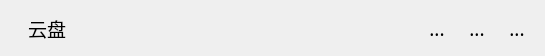
<?xml version="1.0" encoding="UTF-8"?>
<ui version="4.0">
 <class>TitleWg</class>
 <widget class="QWidget" name="TitleWg">
  <property name="geometry">
   <rect>
    <x>0</x>
    <y>0</y>
    <width>545</width>
    <height>51</height>
   </rect>
  </property>
  <property name="font">
   <font>
    <family>黑体</family>
    <pointsize>14</pointsize>
   </font>
  </property>
  <property name="windowTitle">
   <string>Form</string>
  </property>
  <layout class="QHBoxLayout" name="horizontalLayout">
   <item>
    <widget class="QLabel" name="logo">
     <property name="text">
      <string/>
     </property>
    </widget>
   </item>
   <item>
    <widget class="QLabel" name="wgtitle">
     <property name="text">
      <string>云盘</string>
     </property>
    </widget>
   </item>
   <item>
    <spacer name="horizontalSpacer">
     <property name="orientation">
      <enum>Qt::Horizontal</enum>
     </property>
     <property name="sizeHint" stdset="0">
      <size>
       <width>40</width>
       <height>20</height>
      </size>
     </property>
    </spacer>
   </item>
   <item>
    <widget class="QToolButton" name="set">
     <property name="text">
      <string>...</string>
     </property>
     <property name="icon">
      <iconset resource="qrc.qrc">
       <normaloff>:/images/login_setting.png</normaloff>:/images/login_setting.png</iconset>
     </property>
     <property name="iconSize">
      <size>
       <width>32</width>
       <height>32</height>
      </size>
     </property>
     <property name="autoRaise">
      <bool>true</bool>
     </property>
    </widget>
   </item>
   <item>
    <widget class="QToolButton" name="min">
     <property name="text">
      <string>...</string>
     </property>
     <property name="icon">
      <iconset resource="qrc.qrc">
       <normaloff>:/images/login_min.png</normaloff>:/images/login_min.png</iconset>
     </property>
     <property name="iconSize">
      <size>
       <width>32</width>
       <height>32</height>
      </size>
     </property>
     <property name="autoRaise">
      <bool>true</bool>
     </property>
    </widget>
   </item>
   <item>
    <widget class="QToolButton" name="close">
     <property name="text">
      <string>...</string>
     </property>
     <property name="icon">
      <iconset resource="qrc.qrc">
       <normaloff>:/images/login_close.png</normaloff>:/images/login_close.png</iconset>
     </property>
     <property name="iconSize">
      <size>
       <width>32</width>
       <height>32</height>
      </size>
     </property>
     <property name="autoRaise">
      <bool>true</bool>
     </property>
    </widget>
   </item>
  </layout>
 </widget>
 <resources>
  <include location="qrc.qrc"/>
 </resources>
 <connections/>
</ui>
